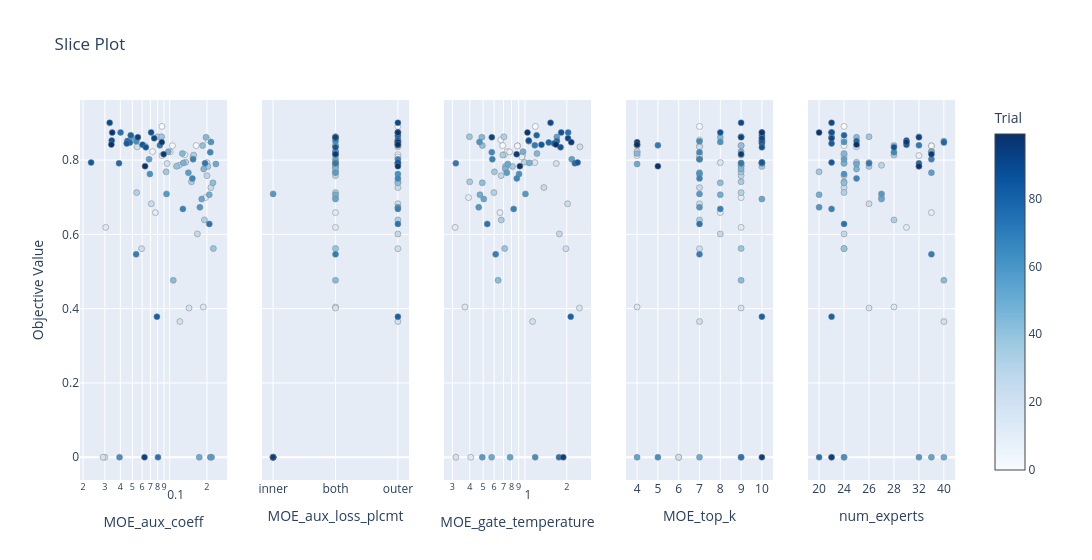

Notebook cell for this chart:
### Code cell
fig_slice = plot_slice(study, params=params_to_plot_MOE_CORE+["MOE_aux_loss_plcmt"])
fig_slice.show()
